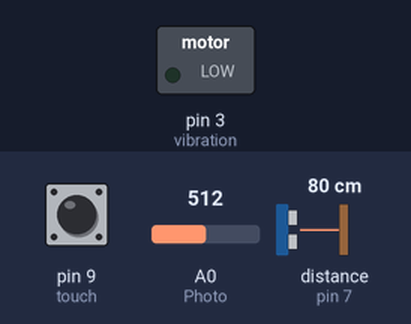
Simulated run of this sketch. Board: Arduino Uno, built with avr-gcc and run on an emulated ATmega328P. Shown: switched loads named in the sketch (green lamp = pin HIGH). Wiring (inferred from the names in the program): ultrasonic range finder: trigger pin 8; echo pin 7. Inputs (shaded band) come from the test bench; at power-on: distance to the obstacle (sensor on pin 7) 80 cm, A0 (Photo) = 512, pin 9 (touch) LOW. The echo pulse lasts 58.3 µs per cm; storage starts empty; pins used as bus, display or sensor lines are not drawn; what the sketch prints to the serial monitor is not drawn.

Above: at 1.2 s.
1.3 s: distance to the obstacle (sensor on pin 7) set to 9 cm
At 2.1 s:
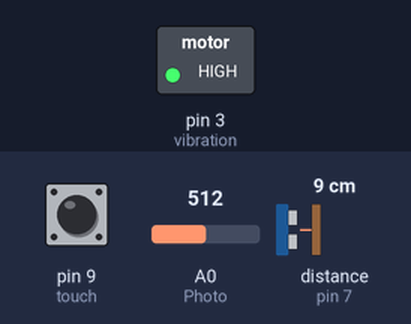
2.8 s: A0 (Photo) set to 418
5.8 s: A0 (Photo) set to 394
13.1 s: distance to the obstacle (sensor on pin 7) set to 5 cm
At 13.6 s:
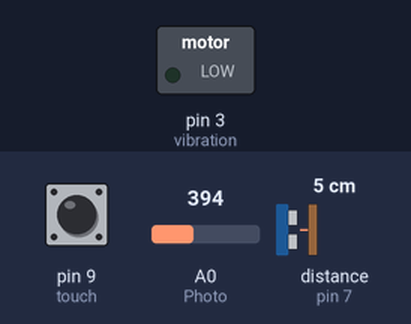
Timing chart, 0 to 16.1 s (numbered marks = the images above; inputs shaded):
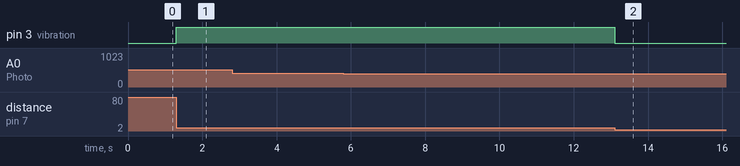

The sketch:

book.ino
```cpp
#include <SoftwareSerial.h>
#include <SD.h>

int val;
int val0 = 180;
int touchstate = 0;
int led_status = 0;

//引脚定义
/*
* SD card attached to SPI bus as follows:
** MOSI - pin 11
** MISO - pin 12
** CLK - pin 13x
** CS - pin 4 (for MKRZero SD: SDCARD_SS_PIN)
*/
#define BAUDRATE 57600
#define trigPin 8  //超声波
#define echoPin 7  //超声波
#define touch 9  //触摸传感器
#define vibration 3  //震动马达模块 数字引脚
int Photo = A0;  //光敏电阻 模拟
SoftwareSerial BT_led(0, 1);  //新建对象，接收脚为3(对应蓝牙的T)，发送脚为6(对应蓝牙的R) 0没用
//wifi模块引脚未定

File myFile;

// checksum variables
byte generatedChecksum = 0;
byte checksum = 0;
int payloadLength = 0;
byte payloadData[64] = {0};
byte poorQuality = 0;
byte attention = 0;
byte meditation = 0;

// system variables
long lastReceivedPacket = 0;
boolean bigPacket = false;

void send_ligh(int ligh);
void send_ligh2(int ligh);
//void get_brain();
int get_distance();
int get_ligh();
//byte ReadOneByte();
void Open_File(String Name);
void Close_File();
void Write_File(String line);

int get_distance(){
	long duration, distance;
	digitalWrite(trigPin, LOW);  // Added this line
	delayMicroseconds(2); // Added this line
	digitalWrite(trigPin, HIGH);

	delayMicroseconds(10); // Added this line
	digitalWrite(trigPin, LOW);
	duration = pulseIn(echoPin, HIGH);
	distance = (duration / 2) / 29.1;

 //Serial.print("distance: ");
  //Serial.println(distance);
	return(distance);
}

int get_ligh(){
	val = analogRead(Photo);            // reads the value of the potentiometer (value between 0 and 1023)
	val = map(val, 0, 1023, 0, 255);
}

void Open_File(String Name) {
	Serial.print("Initializing SD card...");

	if (!SD.begin(4)) {
		Serial.println("initialization failed!");
		return;
	}
	Serial.println("initialization done.");

	// open the file. note that only one file can be open at a time,
	// so you have to close this one before opening another.
	// re-open the file for reading:
	myFile = SD.open(Name, FILE_WRITE);
	if (myFile) {
		// read from the file until there's nothing else in it:
		while (myFile.available()) {
			Serial.println("File OK!");
			// close the file:
			//myFile.close();
		}
	}
}

void Close_File() {
	myFile.close();
}

void Write_File(String line){
	myFile.print(line);
 Serial.print("line: ");
 Serial.println(line);
}


//byte ReadOneByte() {
//  int ByteRead;
//
//  while(!Serial.available());//{
//  ByteRead = Serial.read();
//
//#if DEBUGOUTPUT
//  //Serial.print((char)ByteRead);   // echo the same byte out the USB serial (for debug purposes)
//#endif
//
//  return ByteRead;
//  //}
//  //else{
//  //  return 0;
//  //  }
//}


void send_ligh(int ligh){
  Serial.print('l');
  Serial.print(String(ligh));
  Serial.print('e');
}

void send_ligh2(int ligh){
  Serial.print('l');
  Serial.print(String(ligh));
  Serial.print('o');
}

void setup() {
  // put your setup code here, to run once:

  Serial.begin(9600);
	BT_led.begin(9600);
	pinMode(trigPin, OUTPUT);
	pinMode(echoPin, INPUT);
	pinMode(vibration,OUTPUT);
	pinMode(Photo, INPUT);
	pinMode(touch, INPUT);

	Open_File("brain.txt");
}

void loop() {
	long distance = get_distance();

//	//脑电部分
//  for(int i=0;i<=0;i++){
//    Serial.print("ReadOneByte(): ");
//    byte readonebyte = ReadOneByte();
//    Serial.println(readonebyte);
// if(readonebyte == 170) {
//    if(ReadOneByte() == 170) {
//
//      payloadLength = ReadOneByte();
//      Serial.print("payloadLength:");
//      Serial.println(payloadLength);
//      if(payloadLength > 169)                      //Payload length can not be greater than 169
//          //return;
//          break;
//
//      generatedChecksum = 0;
//      for(int i = 0; i < payloadLength; i++) {
//        payloadData[i] = ReadOneByte();            //Read payload into memory
//        generatedChecksum += payloadData[i];
//      }
//
//      checksum = ReadOneByte();                      //Read checksum byte from stream
//      generatedChecksum = 255 - generatedChecksum;   //Take one's compliment of generated checksum
//
//        if(checksum == generatedChecksum) {
//
//        poorQuality = 200;
//        attention = 0;
//        meditation = 0;
//
//        for(int i = 0; i < payloadLength; i++) {    // Parse the payload
//          Serial.print("payloadData[");
//          Serial.print(i);
//          Serial.print("]: ");
//          Serial.println(payloadData[i]);
//          switch (payloadData[i]) {
//          case 2:
//            i++;
//                      Serial.print("payloadData[");
//          Serial.print(i);
//          Serial.print("]: ");
//          Serial.println(payloadData[i]);
//            poorQuality = payloadData[i];
//            bigPacket = true;
//            break;
//          case 4:
//            i++;
//                      Serial.print("payloadData[");
//          Serial.print(i);
//          Serial.print("]: ");
//          Serial.println(payloadData[i]);
//            attention = payloadData[i];
//            break;
//          case 5:
//            i++;
//                      Serial.print("payloadData[");
//          Serial.print(i);
//          Serial.print("]: ");
//          Serial.println(payloadData[i]);
//            meditation = payloadData[i];
//            break;
//          case 0x80:
//            i = i + 3;
//            break;
//          case 0x83:
//            i = i + 25;
//            break;
//          default:
//            break;
//          } // switch
//        } // for loop
//
//#if !DEBUGOUTPUT
//
//        // *** Add your code here ***
//
//        Serial.print("bigPacket: ");
//        Serial.println(bigPacket);
//        bigPacket = 1;
//        if(bigPacket) {
//          if(poorQuality == 0){
//            //digitalWrite(LED, HIGH);
//			Write_File(String(attention));
//			Write_File("\n");
//		  }
//          //else
//            //digitalWrite(LED, LOW);
//          Serial.print("PoorQuality: ");
//          Serial.print(poorQuality, DEC);
//          Serial.print(" Attention: ");
//          Serial.print(attention, DEC);
//          Serial.print(" Time since last packet: ");
//          Serial.print(millis() - lastReceivedPacket, DEC);
//          lastReceivedPacket = millis();
//          Serial.print("\n");
//          }
//
//#endif
//        bigPacket = false;
//      }
//      else {
//        // Checksum Error
//      }  // end if else for checksum
//    } // end if read 0xAA byte
//  } // end if read 0xAA byte
//  }

	touchstate = digitalRead(touch);
  val = analogRead(Photo);            // reads the value of the potentiometer (value between 0 and 1023)
  val = map(val, 0, 1023, 0, 255);
	if (touchstate == 1){   //按下才亮灯
		//if (val <= 150) {
			send_ligh(val);
		//}
		//else {
		//	send_ligh(0);
		//}
	}
	else{
   send_ligh2(val);
	}


	if (distance < 30 && distance>5) {
		digitalWrite(vibration, HIGH);
	}
	else{
		digitalWrite(vibration,LOW);
	}
}
```

Measured:
- the behaviour switches between 7 and 6 cm on distance to the obstacle (sensor on pin 7) (found by bisection; images 1 and 2)
- after the input at 1.3 s, pin 3 (vibration): LOW → HIGH at once
- after the input at 2.8 s, every drawn part: stays the same
- after the input at 5.8 s, every drawn part: stays the same
- after the input at 13.1 s, pin 3 (vibration): HIGH → LOW at once
